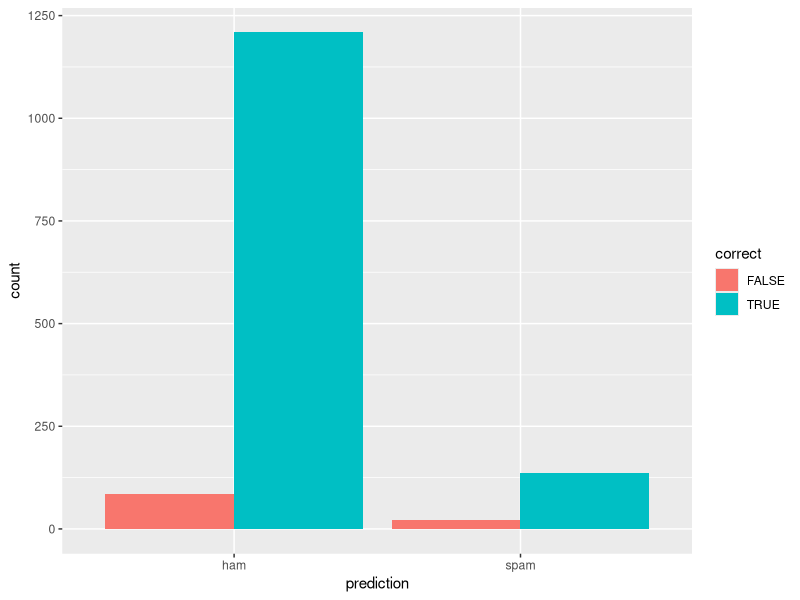

Write R code to recreate this figure.
library(tidyverse)
library(tm)
library(caret)
library(tidytext)

# set the random number seed for development
set.seed(42)

# read in the data
spam.data = read.csv("spam-detection.csv", header=T)

# change message from a factor to a character
spam.data = spam.data %>% mutate(message = as.character(spam.data$message))

# give dataset an ID column for each message
spam.data = spam.data %>% mutate(ID = seq.int(nrow(spam.data)))

# unnest all the tokens
spam.tokens = spam.data %>% unnest_tokens(output = word, input = message)

# filter out any text that contains a digit anywhere or is not of length 5
spam.tokens = spam.tokens %>% filter(str_detect(word, "^\\D+$") & str_detect(word, "\\w{5,}"))
spam.tokens = spam.tokens %>% anti_join(stop_words, by="word")

spam.tokens = spam.tokens %>% mutate(word = SnowballC::wordStem(word))

# create a document-term matrix with all features and tf weighting
spam.dtm = spam.tokens %>% count(ID, word)
spam.dtm = spam.dtm %>% cast_dtm(document = ID, term = word, value = n)

# remove any tokens that are missing from more than 99% of the documents in the corpus	   
spam.dtm = spam.dtm %>% removeSparseTerms(sparse = .99)

# at this point we have filtered out some of the original messages that have not met our guidelines
# (only contains strings with numbers or of length less than 5)
# so we need to figure out which messages are left, we can do this with group_by
# followed by a meaningless summarise. The goal here is to get the classificaiton
# labels for the messages left in our data set
classes.i.want = spam.tokens %>% group_by(ID, classification) %>% summarise(n=n())

# build the model data
model_data = cbind.data.frame(as.matrix(spam.dtm), as.factor(classes.i.want$classification))
number_of_cols = ncol(model_data)
colnames(model_data) = c(colnames(model_data)[1:(number_of_cols-1)], "classification")

# split train and test
index = createDataPartition(model_data$classification, p = 0.7, list = FALSE)
train_data = model_data[index, ]
test_data  = model_data[-index, ]

# this runs pretty quickly
spam.ham_rf = train(classification ~ ., data = train_data,  
                    method = "rf", ntree = 200, 
                    trControl = trainControl(method = "oob"))

# get the predictions to play with classification threshold
results = data.frame(actual = test_data$classification, predict(spam.ham_rf, test_data, type = "prob"))

# check if moving these around changes specifically try and see what happens if you 
# try results$ham == 1.0 and results$spam > 0
results$prediction = ifelse(results$ham >= 0.5, "ham", ifelse(results$spam >= 0.5, "spam", NA))

results$correct = ifelse(results$actual == results$prediction, TRUE, FALSE)

ggplot(results, aes(x = prediction, fill = correct)) + geom_bar(position = "dodge")
